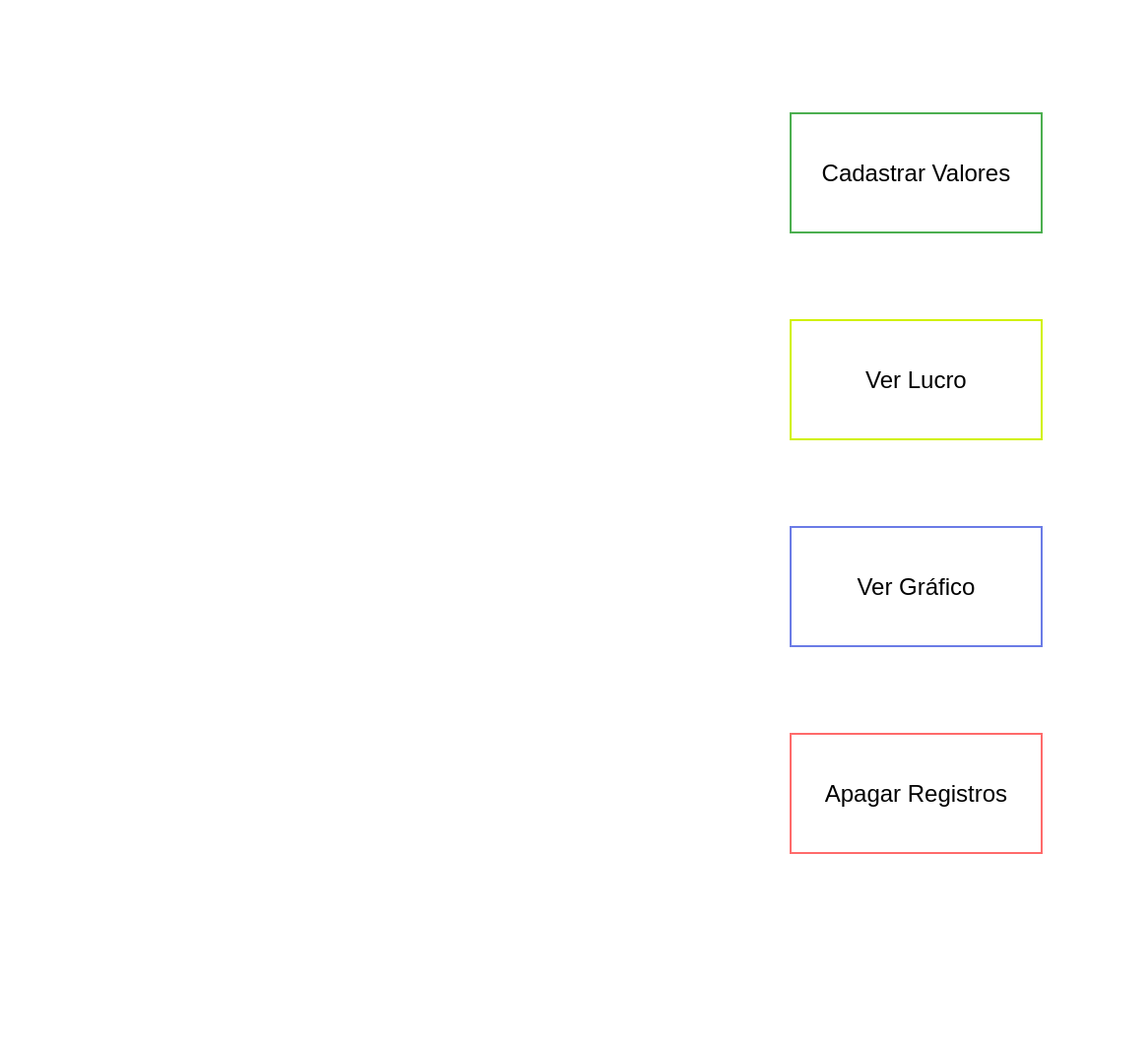
<?xml version="1.0" encoding="UTF-8"?>
<ui version="4.0">
 <class>MainWindow</class>
 <widget class="QMainWindow" name="MainWindow">
  <property name="geometry">
   <rect>
    <x>0</x>
    <y>0</y>
    <width>1166</width>
    <height>1067</height>
   </rect>
  </property>
  <property name="sizePolicy">
   <sizepolicy hsizetype="Preferred" vsizetype="Preferred">
    <horstretch>0</horstretch>
    <verstretch>0</verstretch>
   </sizepolicy>
  </property>
  <property name="windowTitle">
   <string>MainWindow</string>
  </property>
  <property name="styleSheet">
   <string notr="true">gridline-color: rgb(192, 255, 231);
selection-color: rgb(218, 255, 202);
background-color: rgb(255, 255, 255);</string>
  </property>
  <widget class="QWidget" name="centralwidget">
   <widget class="QPushButton" name="goto_register">
    <property name="geometry">
     <rect>
      <x>800</x>
      <y>110</y>
      <width>261</width>
      <height>131</height>
     </rect>
    </property>
    <property name="sizePolicy">
     <sizepolicy hsizetype="Maximum" vsizetype="Maximum">
      <horstretch>0</horstretch>
      <verstretch>0</verstretch>
     </sizepolicy>
    </property>
    <property name="font">
     <font>
      <pointsize>-1</pointsize>
     </font>
    </property>
    <property name="styleSheet">
     <string notr="true">QPushButton
{
  background-color: white;
  color: black; 
  margin: 4px 2px;
  text-align: center;
  font-size: 24px;
  border: 2px solid #4CAF50;
}

QPushButton:hover
{
cursor: pointer;
}

QPushButton:hover:!pressed
{
background-color: QLinearGradient( x1: 0, y1: 0, x2: 0, y2: 1, stop: 0 #4CAF50, stop: 0.1 #4CAF50, stop: 0.5 #4CAF50, stop: 0.9 #4CAF50, stop: 1 #4CAF50);
color: white;
font-weight: bold;
}

</string>
    </property>
    <property name="text">
     <string>Cadastrar Valores</string>
    </property>
   </widget>
   <widget class="QPushButton" name="goto_graph">
    <property name="geometry">
     <rect>
      <x>800</x>
      <y>530</y>
      <width>261</width>
      <height>131</height>
     </rect>
    </property>
    <property name="sizePolicy">
     <sizepolicy hsizetype="Expanding" vsizetype="Expanding">
      <horstretch>0</horstretch>
      <verstretch>0</verstretch>
     </sizepolicy>
    </property>
    <property name="font">
     <font>
      <pointsize>-1</pointsize>
     </font>
    </property>
    <property name="styleSheet">
     <string notr="true">QPushButton
{
  background-color:  white;
  color: black; 
  margin: 4px 2px;
  text-align: center;
  font-size: 24px;
  border: 2px solid #6b7ce6;
}

QPushButton:hover:!pressed
{
background-color: #6b7ce6;
color: white;
font-weight: bold;
}</string>
    </property>
    <property name="text">
     <string>Ver Gráfico</string>
    </property>
   </widget>
   <widget class="QPushButton" name="goto_profit">
    <property name="geometry">
     <rect>
      <x>800</x>
      <y>320</y>
      <width>261</width>
      <height>131</height>
     </rect>
    </property>
    <property name="sizePolicy">
     <sizepolicy hsizetype="Minimum" vsizetype="Minimum">
      <horstretch>0</horstretch>
      <verstretch>0</verstretch>
     </sizepolicy>
    </property>
    <property name="font">
     <font>
      <pointsize>-1</pointsize>
     </font>
    </property>
    <property name="styleSheet">
     <string notr="true">QPushButton
{
  background-color: white;
  color: black; 
  margin: 4px 2px;
  text-align: center;
  font-size: 24px;
  border: 2px solid #d1f101;
}

QPushButton:hover:!pressed
{
background-color: QLinearGradient( x1: 0, y1: 0, x2: 0, y2: 1, stop: 0 #d1f101, stop: 0.1 #d1f101, stop: 0.5 #d1f101, stop: 0.9 #d1f101, stop: 1 #d1f101);
color: white;
font-weight: bold;
}</string>
    </property>
    <property name="text">
     <string>Ver Lucro</string>
    </property>
   </widget>
   <widget class="QPushButton" name="goto_delete">
    <property name="geometry">
     <rect>
      <x>800</x>
      <y>740</y>
      <width>261</width>
      <height>131</height>
     </rect>
    </property>
    <property name="sizePolicy">
     <sizepolicy hsizetype="MinimumExpanding" vsizetype="MinimumExpanding">
      <horstretch>0</horstretch>
      <verstretch>0</verstretch>
     </sizepolicy>
    </property>
    <property name="font">
     <font>
      <pointsize>-1</pointsize>
     </font>
    </property>
    <property name="styleSheet">
     <string notr="true">QPushButton
{
  background-color: white;
  color: black; 
  margin: 4px 2px;
  text-align: center;
  font-size: 24px;
  border: 2px solid #ff6b6b;
}

QPushButton:hover:!pressed
{
  background-color: #ff6b6b;
color: white;
font-weight:bold;
}</string>
    </property>
    <property name="text">
     <string>Apagar Registros</string>
    </property>
   </widget>
  </widget>
  <widget class="QMenuBar" name="menubar">
   <property name="geometry">
    <rect>
     <x>0</x>
     <y>0</y>
     <width>1166</width>
     <height>26</height>
    </rect>
   </property>
  </widget>
  <widget class="QStatusBar" name="statusbar"/>
 </widget>
 <resources/>
 <connections/>
</ui>
